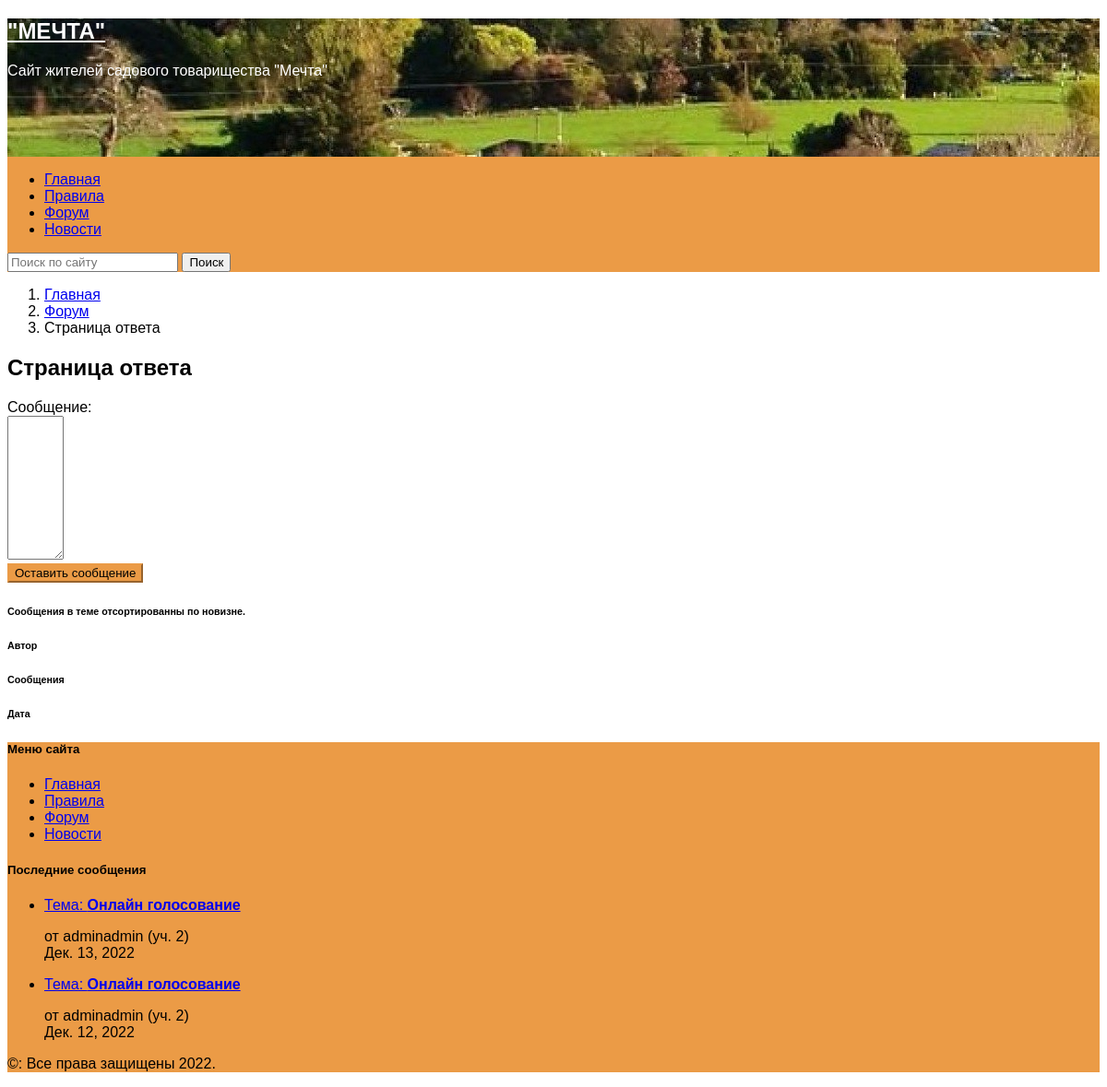
/forum/5/5/reply/, run on the app's committed database.
### mechta/apps/website/models.py (models this page shows, shortened)
class SitePage(models.Model):
    slug = models.SlugField('url', max_length=255, db_index=True, unique=True, default='', blank=True)
    alias = models.CharField('ссылка', max_length=20, default='', null=True, blank=True)
    title = models.CharField('название', max_length=200, null=True, blank=True)
    intro_text = models.TextField('краткое содержание страницы', null=True, blank=True, default='')
    content = models.TextField('содержание страницы', null=True, blank=True, default='')
    pub_date = models.DateField('дата создания')
    template = models.CharField('файл шаблона', max_length=100, null=False, blank=True, default='.html')
    context_model = models.CharField('контекст модели', max_length=50, default='', null=True, blank=True)
    use_in_menu = models.BooleanField()
    is_category = models.BooleanField()
    def get_absolute_url(self):
        host = 'http://127.0.0.1:8000/'
        return host + self.slug + '/' if self.slug else host

### mechta/apps/forum/views.py (the view, shortened to what this page needs)
# urls.py: path('<int:section_id>/<int:topic_id>/reply/', views.ReplyPost.as_view(), name='reply'),
class ReplyPost(DataMixin, CreateView):
    context_object_name = 'page'
    model = Message
    template_name = 'forum/reply_post.html'
    form_class = ReplyPostForm
    def get_context_data(self, **kwargs):
        setup_session(self.request)
        context = super().get_context_data(**kwargs)
        context = self.add_user_context(context=context,
                                        context_model='topic',
                                        is_forum_page=True,
                                        request_path=self.request.path,
                                        id=self.kwargs['topic_id'],
                                        values=['id', 'title', 'description',
                                                'message__text', 'message__pub_date',
                                                'message__user_id__username',
                                                'message__user_id__profile__land_plot',
                                                'message__user_id__profile__avatar__image_url',
                                                'section_id__id', 'section_id__title'],
                                        order_by=['-message__pub_date']
                                        )
        return context

### mechta/apps/forum/forms.py (shortened to what this page needs)
class ReplyPostForm(forms.ModelForm):
    text = forms.CharField(label='Сообщение',
                           widget=forms.Textarea(attrs={'class': 'form-control','rows': 10, 'cols': 5}))
    class Meta(UserCreationForm):
        model = Message
        fields = ('text',)

### mechta/apps/utils.py (called while the page is built, shortened)
def setup_session(request):
    if request.path.count('forum/'):
        page_url = request.path
        try:
            forum_pages_counter = ForumPagesCounter.objects.get(page_url=page_url)
            forum_pages_counter.visited = (F('visited') + 1)
            forum_pages_counter.save()
        except ForumPagesCounter.DoesNotExist:
            ForumPagesCounter.objects.create(page_url=page_url, visited=1)
            forum_pages_counter = ForumPagesCounter.objects.get(page_url=page_url)
            forum_pages_counter.save()

    @staticmethod
    def get_list_apps():
        return [apps.get_app_config(app.split('.')[0]) for app in settings.INSTALLED_APPS
                if not app.startswith("django.")]

    def get_menu_items(self):
        host = 'http://127.0.0.1:8000/'
        apps_items = []
        for app in self.get_list_apps():
            if hasattr(app, 'menu_name'):
                apps_items.append((app.menu_name, host + app.label + '/'))
        pages = SitePage.objects.filter(use_in_menu=True)
        return [(page.title, page.get_absolute_url()) for page in pages] + apps_items

    def get_context_model_content(self, context_model, **kwargs):
        params = kwargs
        list_apps = self.get_list_apps()
        for app in list_apps:
            try:
                model = apps.get_model(app.label, model_name=context_model)
            except LookupError:
                continue
        else:
            if params:
                qw = model.objects.filter(id=params['id']).values(*params['values'])
                if params.get('order_by') is not None:
                    qw = qw.order_by(*params['order_by'])
                return qw
            else:
                return model.objects.all()

    @staticmethod
    def get_last_messages():
        return Message.objects.\
            values('user_id__username',
                   'user_id__profile__land_plot',
                   'topic_id__title',
                   'topic_id__id',
                   'topic_id__section_id__id',
                   'pub_date').\
            order_by('-pub_date')

    @staticmethod
    def get_count_topics():
        return Topic.objects.count()

### mechta/templates/forum/reply_post.html (shortened to what this page needs)
{% extends "main.html" %}
{% block second_page_link %}
    <li class="breadcrumb-item">
        <a href="{% url 'forum:page' %}">Форум</a>
    </li>
    <li class="breadcrumb-item active" aria-current="page">
        Страница ответа
    </li>
{% endblock %}
{% block content_title %}
    <h2 class="pb-2 border-bottom">
        Страница ответа
    </h2>
{% endblock %}
{% block content %}
<div class="container-fluid col-12">
    <form action="" method="post" enctype="multipart/form-data">
        {% for field in form %}
            <div class="row mb-3 align-items-center g-2">
                <label class="col-sm-2 col-form-label" for="{{ field.id_for_label }}">
                    {{field.label}}:
                </label>
                <div class="col-sm-10">
                    {{ field }}
                </div>
            </div>
        {% endfor %}
    <button class="btn btn-primary rounded-3" type="submit">Оставить сообщение</button>
    </form>
    <div class="row border-bottom my-3">
         <h6 class=" py-2 mb-0">Сообщения в теме отсортированны по новизне.</h6>
    </div>
    <div class="row border-bottom">
        <div class="d-flex col-3 text-muted pt-2">
            <h6 class=" pb-2 mb-0">Автор</h6>
        </div>
        <div class="d-flex col-7 text-muted  pt-2">
            <h6 class="pb-2 mb-0">Сообщения</h6>
        </div>
        <div class="d-flex col-2 text-muted pt-2">
            <h6 class="pb-2 mb-0">Дата</h6>
        </div>
    </div>
</div>
{% endblock %}

### mechta/templates/top_menu.html
 {% load static %}
    <div class="container-fluid p-0" style="background-color:#eb9b46">
        <div class="row align-items-center container-fluid m-0" style="height: 150px; background-image: url('{% static 'fon.jpg' %}')">
            <div class="col-lg-4 d-flex justify-content-center">
                <div class="site-branding navbar-brand">
                    <h2 class="site-title fs-4">
                        <a class="text-decoration-none" href="https://zolotoi-bor.ru/" rel="home" style="color:#FFFFFF">"МЕЧТА"</a>
                    </h2>
                    <p class="site-description fs-5" style="color:#FFFFFF">Сайт жителей садового товарищества "Мечта"</p>
                </div>
            </div>
        </div>
        <div class="row container-fluid justify-content-md-center">
            <nav class="navbar navbar-expand-lg  navbar-light bg-transparent" aria-label="Main navigation">
                <ul class="navbar-nav me-auto mb-2 mb-lg-0">
                {% for title, url in menu_items %}
                    <li class="nav-item">
                        <a class="nav-link fs-6 fw-semibold text-light" href="{{ url }}">{{ title }}</a>
                    </li>
                {% endfor %}
                </ul>
                <form class="d-flex" role="search" action="{% url 'website:search_results' %}" method="get">
                    <input name="w_q" class="form-control rounded-3 me-2" type="search" placeholder="Поиск по сайту" aria-label="Search">
                    <button class="btn btn-outline-light text-light menu-search-btn rounded-3" type="submit">Поиск</button>
                </form>
            </nav>
        </div>
    </div>

### mechta/templates/bottom_menu.html
<div class="col mb-3">
    <h5 class="text-muted fw-semibold">Меню сайта</h5>
    <ul class="nav flex-column">
    {% for title, url in menu_items %}
        <li class="nav-item mb-2 border-bottom">
            <a class="nav-link p-0 text-light fs-6" href="{{ url }}">{{ title }}</a>
        </li>
    {% endfor %}
    </ul>
</div>

### mechta/static/website/css/main.css (style rules this page uses)
html { font-size: 16px; }
body { font-family: "Public+Sans", sans-serif; font-size: 16px; font-weight: 300; color: #000000; background-color: #FFFFFF; min-width: 320px; }
.btn-primary { background-color: #eb9b46 !important; border-color: #eb9b46 !important; }

### data on the page
SitePage: menu_items "Главная", menu_items "Главная"
SitePage: menu_items "Правила", menu_items "Правила"

### other printed values
{{ title }} "Форум" "Новости"
{{ field.label }} "Сообщение"
{{ message.topic_id__title }} "Онлайн голосование" "Онлайн голосование"
{{ message.user_id__username }} "adminadmin" "adminadmin"
{{ message.user_id__profile__land_plot }} "2" "2"
{{ message.pub_date }} "Дек. 13, 2022" "Дек. 12, 2022"
